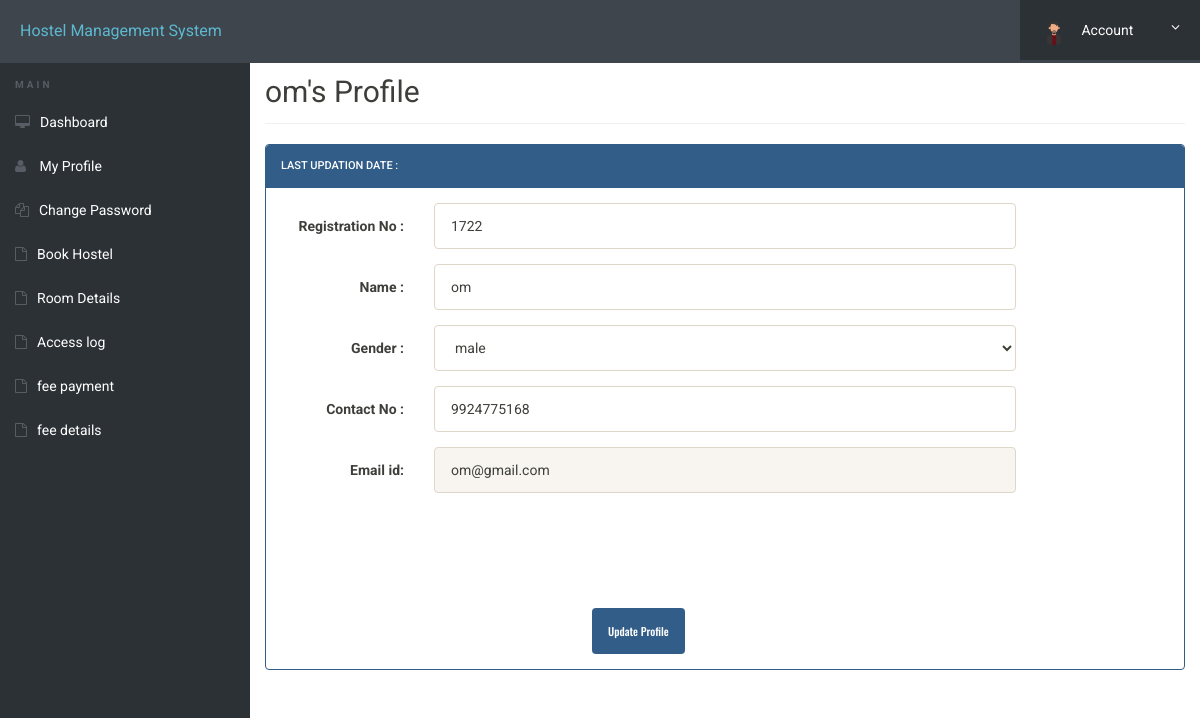
The page /guestpro.php (signed in) on the database its author committed.
### tables this page shows
CREATE TABLE `guest` (
  `id` int(11) NOT NULL,
  `regNo` varchar(255) NOT NULL,
  `Name` varchar(255) NOT NULL,
  `gender` varchar(255) NOT NULL,
  `contactNo` bigint(20) NOT NULL,
  `email` varchar(255) NOT NULL,
  `password` varchar(255) NOT NULL,
  `regDate` timestamp NOT NULL DEFAULT current_timestamp(),
  `updationDate` varchar(45) NOT NULL,
  `passUdateDate` varchar(45) NOT NULL
);

### guestpro.php (the view, shortened to what this page needs)
<?php
include('includes/config.php');
?>
<!doctype html>
<html lang="en" class="no-js">
<head>
	<link rel="stylesheet" href="css/font-awesome.min.css">
	<link rel="stylesheet" href="css/bootstrap.min.css">
	<link rel="stylesheet" href="css/dataTables.bootstrap.min.css">>
	<link rel="stylesheet" href="css/bootstrap-social.css">
	<link rel="stylesheet" href="css/bootstrap-select.css">
	<link rel="stylesheet" href="css/fileinput.min.css">
	<link rel="stylesheet" href="css/awesome-bootstrap-checkbox.css">
	<link rel="stylesheet" href="css/style.css">
</head>
<body>
	<?php include('includes/header.php');?>
	<div class="ts-main-content">
		<?php include('includes/side2.php');?>
		<div class="content-wrapper">
			<div class="container-fluid">
	<?php
$aid=$_SESSION['id'];
	$ret="select * from guest where id=?";
		$stmt= $mysqli->prepare($ret) ;
	 $stmt->bind_param('i',$aid);
	 $stmt->execute() ;
	 $res=$stmt->get_result();
	   while($row=$res->fetch_object())
	  {
	  	?>
				<div class="row">
					<div class="col-md-12">
						<h2 class="page-title"><?php echo $row->Name;?>'s&nbsp;Profile </h2>
						<div class="row">
							<div class="col-md-12">
								<div class="panel panel-primary">
									<div class="panel-heading">
Last Updation date : &nbsp; <?php echo $row->updationDate;?>
</div>
<div class="panel-body">
<form method="post" action="" name="registration" class="form-horizontal" onSubmit="return valid();">
<div class="form-group">
<label class="col-sm-2 control-label"> Registration No : </label>
<div class="col-sm-8">
<input type="text" name="regno" id="regno"  class="form-control" required="required" value="<?php echo $row->regNo;?>" >
</div>
</div>
<div class="form-group">
<label class="col-sm-2 control-label"> Name : </label>
<div class="col-sm-8">
<input type="text" name="name" id="name"  class="form-control" value="<?php echo $row->Name;?>"   required="required" >
</div>
</div>
<div class="form-group">
<label class="col-sm-2 control-label">Gender : </label>
<div class="col-sm-8">
<select name="gender" class="form-control" required="required">
<option value="<?php echo $row->gender;?>"><?php echo $row->gender;?></option>
</select>
</div>
</div>
<div class="form-group">
<label class="col-sm-2 control-label">Contact No : </label>
<div class="col-sm-8">
<input type="text" name="contact" id="contact"  class="form-control" maxlength="10" value="<?php echo $row->contactNo;?>" required="required">
</div>
</div>
<div class="form-group">
<label class="col-sm-2 control-label">Email id: </label>
<div class="col-sm-8">
<input type="email" name="email" id="email"  class="form-control" value="<?php echo $row->email;?>" readonly>
</div>
</div>
<?php } ?>
<br>
<br><br>
<br>
<br>
<div class="col-sm-6 col-sm-offset-4">
<input type="submit" name="update" Value="Update Profile" class="btn btn-primary">
</div>
</form>
									</div>
									</div>
								</div>
							</div>
						</div>
							</div>
						</div>
					</div>
				</div>
</body>
</html>

### css/style.css (style rules this page uses)
html { font-size: 14px; }
@media only screen and (min-width: 480px) { html { font-size: 17px; } }
@media only screen and (min-width: 768px) { html { font-size: 14px; } }
body { font-size: 1em; }
.btn { font-family: 'Oswald', sans-serif; }
.panel { overflow: hidden; }
.btn { text-transform: none; }
.page-title { padding-bottom: 15px; margin-bottom: 20px; border-bottom: 1px solid #f0f0f0; }
.ts-main-content .content-wrapper { padding-top: 15px; margin-top: 20px; }
@media only screen and (min-width: 992px) { .ts-main-content .content-wrapper { margin-left: 250px; } }

### rows shown on the page
guest: Name "om", regno "1722", name "om", gender "male", contact "9924775168", email "om@gmail.com"
